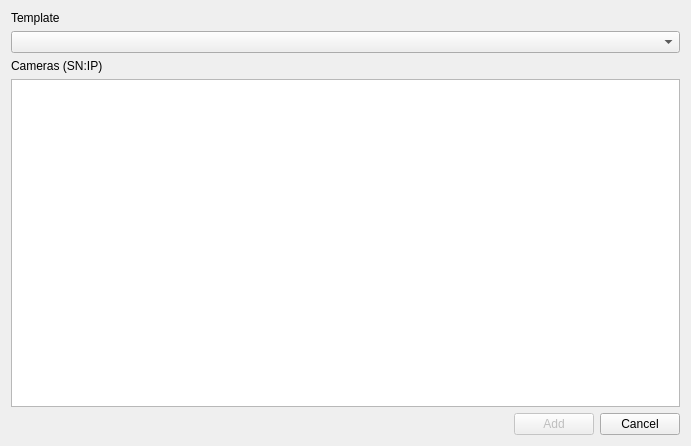
<?xml version="1.0" encoding="UTF-8"?>
<ui version="4.0">
 <class>AddStandsDialog</class>
 <widget class="QWidget" name="AddStandsDialog">
  <property name="geometry">
   <rect>
    <x>0</x>
    <y>0</y>
    <width>691</width>
    <height>446</height>
   </rect>
  </property>
  <property name="windowTitle">
   <string>Form</string>
  </property>
  <layout class="QVBoxLayout" name="verticalLayout_2">
   <item>
    <layout class="QVBoxLayout" name="verticalLayout">
     <item>
      <widget class="QLabel" name="label">
       <property name="text">
        <string>Template</string>
       </property>
      </widget>
     </item>
     <item>
      <widget class="QComboBox" name="template_cb"/>
     </item>
     <item>
      <widget class="QLabel" name="label_2">
       <property name="text">
        <string>Cameras (SN:IP)</string>
       </property>
      </widget>
     </item>
     <item>
      <widget class="QTextEdit" name="stands_te"/>
     </item>
     <item>
      <layout class="QHBoxLayout" name="horizontalLayout">
       <item>
        <widget class="QWidget" name="widget" native="true">
         <property name="sizePolicy">
          <sizepolicy hsizetype="MinimumExpanding" vsizetype="Preferred">
           <horstretch>0</horstretch>
           <verstretch>0</verstretch>
          </sizepolicy>
         </property>
        </widget>
       </item>
       <item>
        <widget class="QPushButton" name="add_btn">
         <property name="enabled">
          <bool>false</bool>
         </property>
         <property name="text">
          <string>Add</string>
         </property>
        </widget>
       </item>
       <item>
        <widget class="QPushButton" name="cancel_btn">
         <property name="text">
          <string>Cancel</string>
         </property>
        </widget>
       </item>
      </layout>
     </item>
    </layout>
   </item>
  </layout>
 </widget>
 <resources/>
 <connections/>
</ui>
